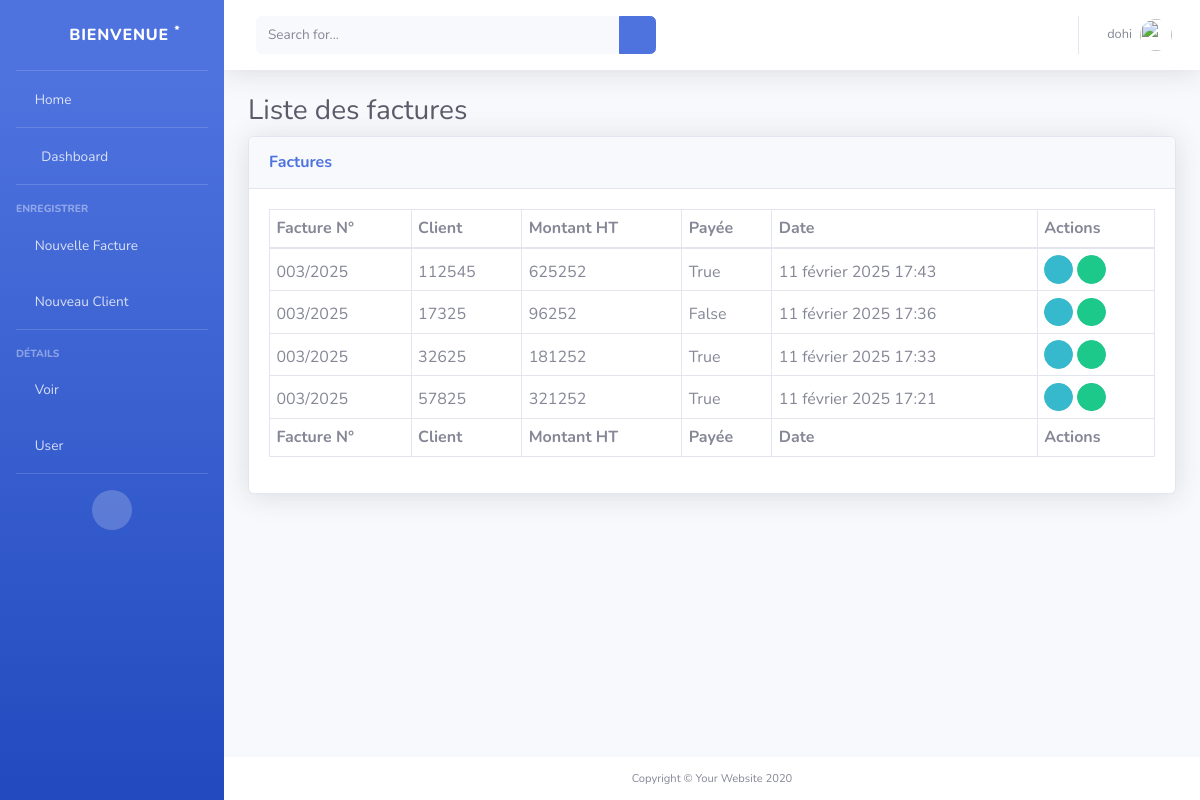
/dohi/liste_facture/, run on the app's committed database.
### gestion_factures/models.py (models this page shows, shortened)
class Proforma(models.Model):
    boncommande = models.ForeignKey(BonCommande, on_delete=models.CASCADE, related_name='proformas')
    client = models.ForeignKey(Client, on_delete=models.CASCADE)
    numero_proforma = models.CharField(max_length=150, blank=False, null=False)
    objet = models.CharField(max_length=255 ,blank=False, null=False)
    status = models.BooleanField(default=False, blank=True)
    save_by = models.ForeignKey(User, on_delete=models.PROTECT, related_name='user_clients')
    date_proforma = models.DateTimeField(auto_now_add=True)
    class Meta:
        ordering = ['-date_proforma']
    def montant_ht(self):
        return sum(i.montant_proforma() for i in self.details_proforma.all())
    def montant_tva(self):
        return int((self.montant_ht() * 18) / 100)
    def montant_ttc(self):
        return self.montant_ht() + self.montant_tva()
    montant_ht.short_description = 'HT'
    montant_tva.short_description = 'TVA'
    montant_ttc.short_description = 'TTC'

class DetailsProforma(models.Model):
    proforma = models.ForeignKey(Proforma, on_delete=models.CASCADE, related_name='details_proforma')
    nom_produit = models.CharField(max_length=225, blank=False, null=False)
    qte_produit = models.IntegerField(blank=False, null=False)
    prix_produit = models.IntegerField(blank=False, null=False)
    def montant_proforma(self):
        return self.qte_produit * self.prix_produit
    montant_proforma.short_description = 'montant'

class FactureDefinitive(models.Model):
    proforma = models.ForeignKey(Proforma, on_delete=models.CASCADE, related_name='factures_definitives')
    client = models.ForeignKey(Client, on_delete=models.CASCADE)
    objet = models.CharField(max_length=225, blank=False, null=False)
    status = models.BooleanField(default=False, blank=True)
    date_facture_def = models.DateTimeField(auto_now_add=True)
    save_by = models.ForeignKey(User, on_delete=models.PROTECT, related_name='user_facture_def')
    class Meta:
        ordering = ['-date_facture_def']
    def montant_ht(self):
        return sum(i.montant_facture_def() for i in self.details_facture_def.all())
    def montant_tva(self):
        return int((self.montant_ht() * 18) / 100)
    def montant_ttc(self):
        return self.montant_ht() + self.montant_tva()
    montant_ht.short_description = 'HT'
    montant_tva.short_description = 'TVA'
    montant_ttc.short_description = 'TTC'

### gestion_factures/views.py (the view)
# urls.py: path('<str:username>/liste_facture/', liste_facture, name='liste_facture'),
def liste_facture (request, username, *args, **kwargs):
    user = User.objects.get(username=username)
    proforma = Proforma.objects.all()
    facture_definitive = FactureDefinitive.objects.all()
    bon_livraison = BonLivraison.objects.all()
    factures = zip(proforma, facture_definitive)
    return render(request, 'liste_facture.html', {
        'user': user,
        'factures': factures
    })

### gestion_factures/templates/liste_facture.html (shortened to what this page needs)
<!DOCTYPE html>
{% load static %}
<html lang="fr">
<head>
    <link href="{% static 'vendor/fontawesome-free/css/all.min.css' %}" rel="stylesheet" type="text/css">
    <link href="{% static 'css/sb-admin-2.min.css' %}" rel="stylesheet">
    <link href="{% static 'vendor/datatables/dataTables.bootstrap4.min.css' %}" rel="stylesheet">
</head>
<body id="page-top">
    <div id="wrapper">
        {% include "sidebar.html" %}
        <div id="content-wrapper" class="d-flex flex-column">
            <div id="content">
                {% include "navbar.html" %}
                <div class="container-fluid">
                    <h1 class="h3 mb-2 text-gray-800">Liste des factures</h1>
                    <div class="card shadow mb-4">
                        <div class="card-header py-3">
                            <h6 class="m-0 font-weight-bold text-primary">Factures</h6>
                        </div>
                        <div class="card-body">
                            <div class="table-responsive">
                                <table class="table table-bordered" id="dataTable" width="100%" cellspacing="0">
                                    <thead>
                                        <tr>
                                            <th>Facture N°</th>
                                            <th>Client</th>
                                            <th>Montant HT</th>
                                            <th>Payée</th>
                                            <th>Date</th>
                                            <th>Actions</th>
                                        </tr>
                                    </thead>
                                    <tfoot>
                                        <tr>
                                            <th>Facture N°</th>
                                            <th>Client</th>
                                            <th>Montant HT</th>
                                            <th>Payée</th>
                                            <th>Date</th>
                                            <th>Actions</th>
                                        </tr>
                                    </tfoot>
                                    <tbody>
                                        {% for p, f in factures %}
                                            <tr>
                                                <td>{{p.numero_proforma}}</td>
                                                <td>{{p.montant_tva}}</td>
                                                <td>{{p.montant_ht}}</td>
                                                <td>{{f.status}}</td>
                                                <td>{{p.date_proforma}}</td>
                                                <td>
                                                    <a href="{% url 'details_facture' user.username p.id %}" class="btn btn-info btn-circle btn-sm">
                                                        <i class="fas fa-info-circle"></i>
                                                    </a>
                                                    <a href="#" class="btn btn-success btn-circle btn-sm">
                                                        <i class="fas fa-edit"></i>
                                                    </a>
                                                </td>
                                            </tr>
                                        {% endfor %}
                                    </tbody>
                                </table>
                            </div>
                        </div>
                    </div>
                </div>
            </div>
            <footer class="sticky-footer bg-white">
                <div class="container my-auto">
                    <div class="copyright text-center my-auto">
                        <span>Copyright &copy; Your Website 2020</span>
                    </div>
                </div>
            </footer>
        </div>
    </div>
</body>
</html>

### gestion_factures/templates/navbar.html (shortened to what this page needs)
{% load static %}
<nav class="navbar navbar-expand navbar-light bg-white topbar mb-4 static-top shadow">
    <form
        class="d-none d-sm-inline-block form-inline mr-auto ml-md-3 my-2 my-md-0 mw-100 navbar-search">
        <div class="input-group">
            <input type="text" class="form-control bg-light border-0 small" placeholder="Search for..."
                aria-label="Search" aria-describedby="basic-addon2">
            <div class="input-group-append">
                <button class="btn btn-primary" type="button">
                    <i class="fas fa-search fa-sm"></i>
                </button>
            </div>
        </div>
    </form>
    <ul class="navbar-nav ml-auto">
        <li class="nav-item dropdown no-arrow">
            <a class="nav-link dropdown-toggle" href="#" id="userDropdown" role="button" data-toggle="dropdown" aria-haspopup="true" aria-expanded="false">
                <span class="mr-2 d-none d-lg-inline text-gray-600 small">
                {% if user.is_authenticated %}
                    {{ user.username }}
                {% endif %}
                </span>
                <img class="img-profile rounded-circle" src="{% static 'img/undraw_profile.svg' %}">
            </a>
        </li>
    </ul>
</nav>

### data on the page
Proforma: numero_proforma "003/2025", montant_tva "112545", montant_ht "625252", status "True", date_proforma "11 février 2025 17:43"
Proforma: numero_proforma "003/2025", montant_tva "17325", montant_ht "96252", status "False", date_proforma "11 février 2025 17:36"
Proforma: numero_proforma "003/2025", montant_tva "32625", montant_ht "181252", status "True", date_proforma "11 février 2025 17:33"
Proforma: numero_proforma "003/2025", montant_tva "57825", montant_ht "321252", status "True", date_proforma "11 février 2025 17:21"

### other printed values
{{ user.username }} "dohi"
